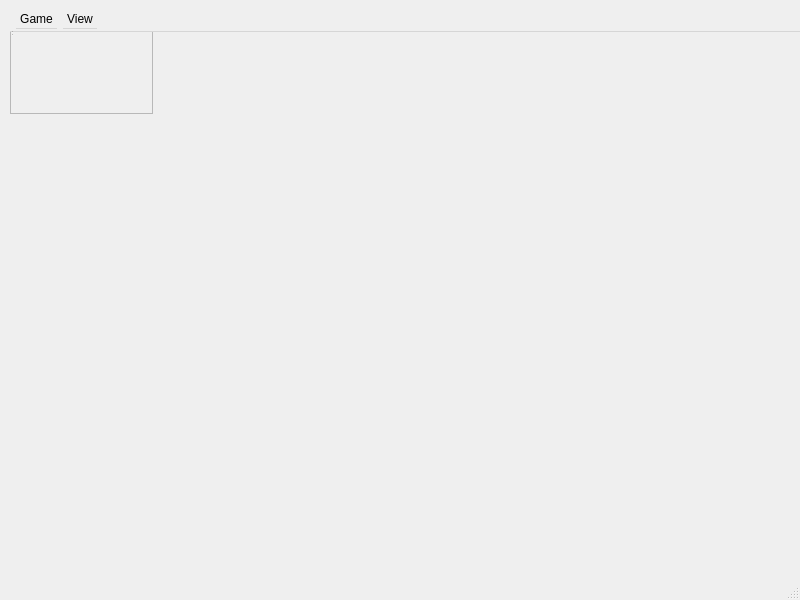
<?xml version="1.0" encoding="UTF-8"?>
<ui version="4.0">
 <class>MainWindow</class>
 <widget class="QMainWindow" name="MainWindow">
  <property name="geometry">
   <rect>
    <x>0</x>
    <y>0</y>
    <width>800</width>
    <height>600</height>
   </rect>
  </property>
  <property name="windowTitle">
   <string>MainWindow</string>
  </property>
  <widget class="QWidget" name="centralwidget">
   <widget class="QWidget" name="centralwidget_2">
    <property name="geometry">
     <rect>
      <x>10</x>
      <y>10</y>
      <width>143</width>
      <height>104</height>
     </rect>
    </property>
    <layout class="QVBoxLayout" name="verticalLayout">
     <item>
      <layout class="QHBoxLayout" name="top_bar">
       <item>
        <widget class="QLabel" name="score_label">
         <property name="text">
          <string>Score: 0</string>
         </property>
        </widget>
       </item>
       <item>
        <widget class="QLabel" name="streak_label">
         <property name="text">
          <string>Streak: 0x</string>
         </property>
        </widget>
       </item>
       <item>
        <widget class="QLabel" name="timer_label">
         <property name="text">
          <string>∞</string>
         </property>
        </widget>
       </item>
      </layout>
     </item>
     <item>
      <widget class="QScrollArea" name="scrollArea">
       <property name="widgetResizable">
        <bool>true</bool>
       </property>
       <widget class="QWidget" name="scrollAreaWidgetContents">
        <property name="geometry">
         <rect>
          <x>0</x>
          <y>0</y>
          <width>139</width>
          <height>72</height>
         </rect>
        </property>
        <layout class="QGridLayout" name="game_area"/>
       </widget>
      </widget>
     </item>
    </layout>
   </widget>
   <widget class="QMenuBar" name="menubar_2">
    <property name="geometry">
     <rect>
      <x>10</x>
      <y>10</y>
      <width>800</width>
      <height>22</height>
     </rect>
    </property>
    <widget class="QMenu" name="menuGame">
     <property name="title">
      <string>Game</string>
     </property>
     <addaction name="separator"/>
    </widget>
    <widget class="QMenu" name="menuView">
     <property name="title">
      <string>View</string>
     </property>
    </widget>
    <addaction name="menuGame"/>
    <addaction name="menuView"/>
   </widget>
   <widget class="QStatusBar" name="statusbar_2">
    <property name="geometry">
     <rect>
      <x>10</x>
      <y>10</y>
      <width>3</width>
      <height>27</height>
     </rect>
    </property>
   </widget>
  </widget>
  <widget class="QMenuBar" name="menubar">
   <property name="geometry">
    <rect>
     <x>0</x>
     <y>0</y>
     <width>800</width>
     <height>24</height>
    </rect>
   </property>
  </widget>
  <widget class="QStatusBar" name="statusbar"/>
  <action name="actionEasy">
   <property name="checkable">
    <bool>true</bool>
   </property>
   <property name="checked">
    <bool>true</bool>
   </property>
   <property name="text">
    <string>Easy</string>
   </property>
  </action>
  <action name="actionMedium">
   <property name="checkable">
    <bool>true</bool>
   </property>
   <property name="text">
    <string>Medium</string>
   </property>
  </action>
  <action name="actionHard">
   <property name="checkable">
    <bool>true</bool>
   </property>
   <property name="text">
    <string>Hard</string>
   </property>
  </action>
  <action name="actionSettings">
   <property name="text">
    <string>Settings</string>
   </property>
  </action>
  <action name="actionExit">
   <property name="text">
    <string>Exit</string>
   </property>
  </action>
  <action name="actionStatistics">
   <property name="text">
    <string>Statistics</string>
   </property>
  </action>
 </widget>
 <resources/>
 <connections/>
</ui>
